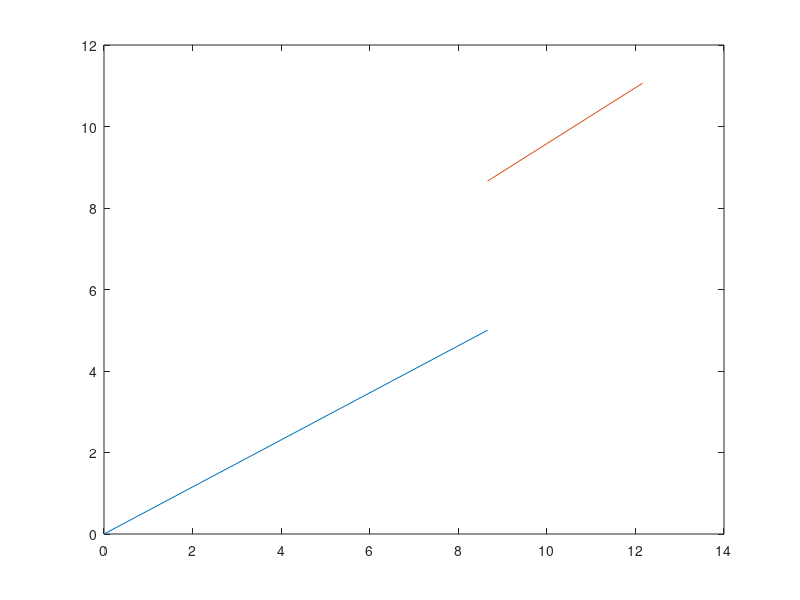

Recreate this plot in MATLAB.
l1= 10;
l2= 7;
theta1=30;
theta2=60;
x1 = l1*cosd(theta1);
y1= l1*sind(theta1);
x2= x1+l2*cosd(theta2);
y2= y1+l2*sind(theta2);
plot([0,x1],[0,y1]);
hold on;
plot([x1,x2],[x1,y2]);
